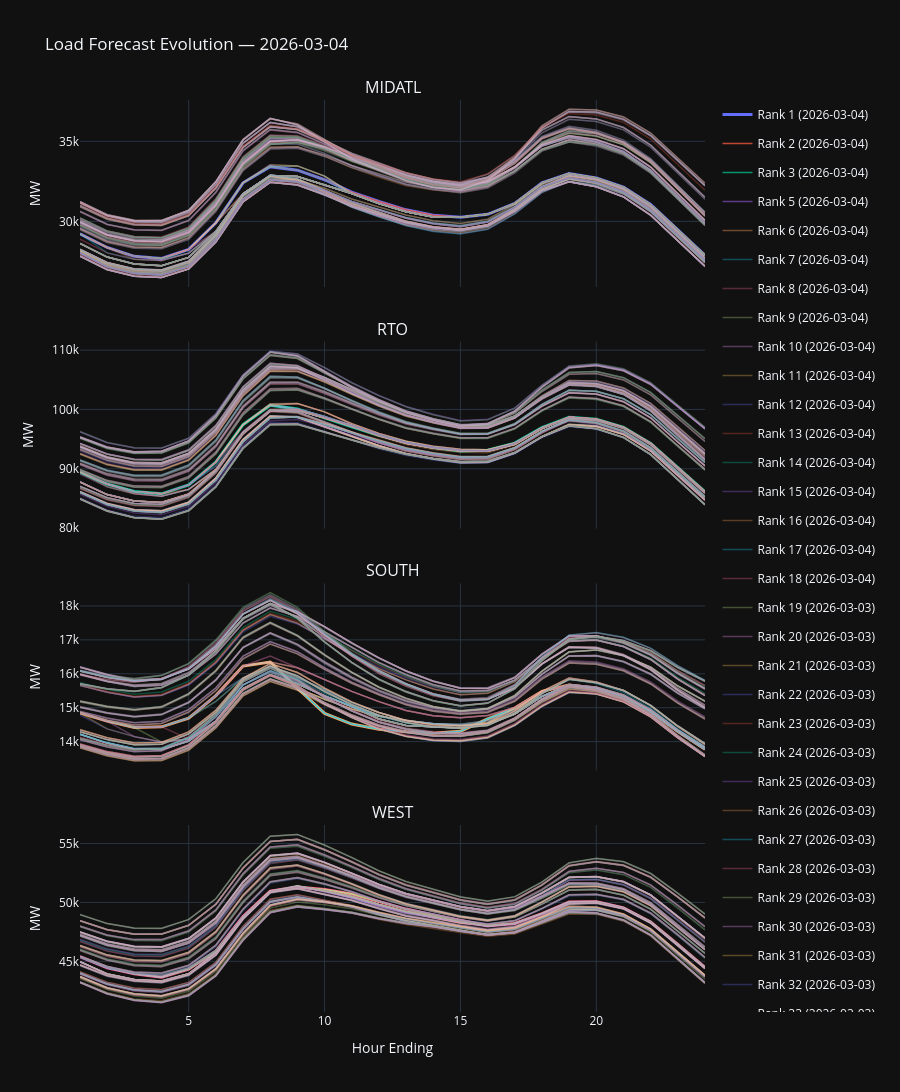

The notebook cell this image was saved under:
### Markdown cell above
## Forecast Evolution — All Regions
Each line is a forecast vintage (rank). Rank 1 = most recent, higher ranks = older vintages.

### Code cell
regions = sorted(df["region"].unique())

fig = make_subplots(
    rows=len(regions), cols=1,
    shared_xaxes=True,
    subplot_titles=regions,
    vertical_spacing=0.06,
)

for i, region in enumerate(regions, start=1):
    df_region = df[df["region"] == region]
    for rank in sorted(df_region["forecast_rank"].unique()):
        df_rank = df_region[df_region["forecast_rank"] == rank]
        exec_date = df_rank["forecast_execution_date"].iloc[0]
        label = f"Rank {rank} ({exec_date})"
        fig.add_trace(
            go.Scatter(
                x=df_rank["hour_ending"],
                y=df_rank["forecast_load_mw"],
                name=label,
                legendgroup=str(rank),
                showlegend=(i == 1),
                opacity=1.0 if rank == 1 else max(0.3, 1.0 - rank * 0.1),
                line=dict(width=3 if rank == 1 else 1.5),
            ),
            row=i, col=1,
        )
    fig.update_yaxes(title_text="MW", row=i, col=1)

fig.update_xaxes(title_text="Hour Ending", row=len(regions), col=1)
fig.update_layout(
    title=f"Load Forecast Evolution — {df['forecast_date'].iloc[0]}",
    template="plotly_dark",
    height=350 * len(regions),
)
fig.show()
